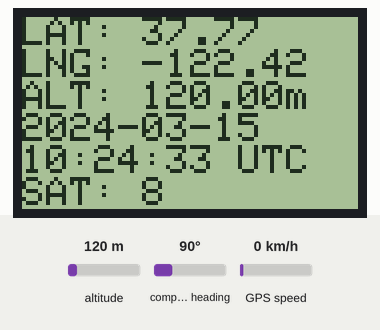
Simulated run of this sketch. Board: Arduino Uno, built for the host (arithmetic inside an expression is 32-bit, double 64-bit). Shown: 84×48 one-colour display. Inputs (shaded band) come from the test bench; at power-on: altitude 120 m, compass heading 90°, GPS speed 0 km/h. The GPS gets a fix after 3 s at 37.7749, -122.4194 with 8 satellites; what the sketch prints to the serial monitor is not drawn.

Above: at 3.7 s.
3.8 s: altitude set to 95 m
At 4.9 s:
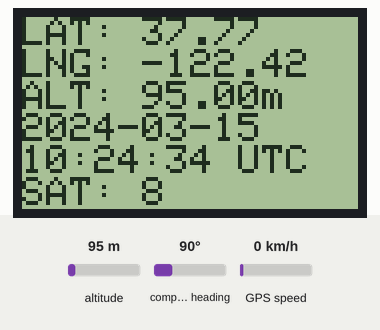
6.6 s: altitude set to 250 m
At 7.9 s:
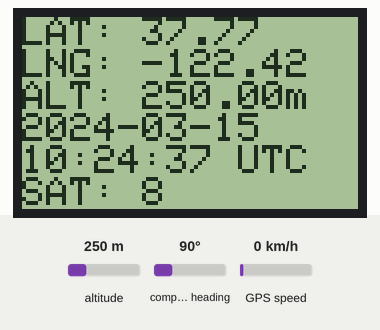
9.6 s: altitude set to 20 m
At 11.0 s:
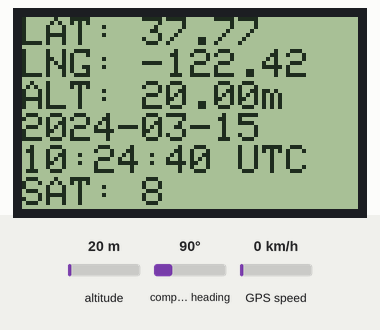
12.7 s: altitude set to 500 m
At 14.0 s:
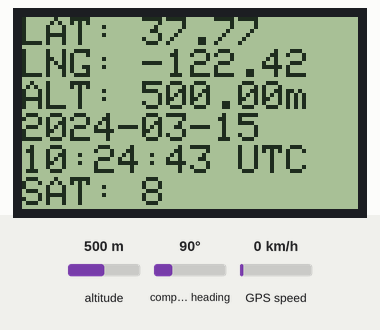
Timing chart, 0 to 15.7 s (numbered marks = the images above; inputs shaded):
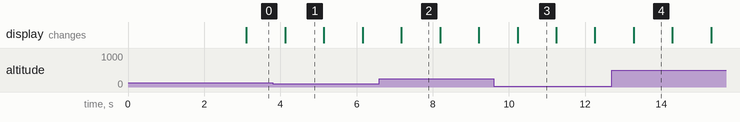

Measured:
- what the display in image 1 shows lasts 1.0 s, from 4.1 s to 5.1 s

The sketch:

GpsBasics.ino
```cpp
/*

  GpsBasics
  Using a NEMA-compatible GPS module for time and location with an Arduino.

  For info and circuit diagrams see https://github.com/tardate/LittleArduinoProjects/tree/main/playground/GpsBasics

 */


// GPS Configuration

#include <TinyGPS++.h>
#include <SoftwareSerial.h>

static const int GPS_RX_PIN = 4;
static const int GPS_TX_PIN = 3;
static const uint32_t GPS_BAUD = 9600;

// The TinyGPS++ object
TinyGPSPlus gps;

// The serial connection to the GPS device
SoftwareSerial ss(GPS_RX_PIN, GPS_TX_PIN);

// LCD configuration

#include "display_controller.h"

const int LCD_CSN_PIN = 8;
const int LCD_SS_PIN = 9;
const int LCD_RST_PIN = 10;

Adafruit_PCD8544 display_driver(LCD_CSN_PIN, LCD_SS_PIN, LCD_RST_PIN);
DisplayController display_controller(&display_driver, &gps);


void setup()
{
  Serial.begin(115200);
  ss.begin(GPS_BAUD);
  display_controller.begin();

  display_controller.welcome(TinyGPSPlus::libraryVersion());

  Serial.print(F("TGPS Basics using TinyGPS++ library v")); Serial.println(TinyGPSPlus::libraryVersion());
  Serial.println();
  Serial.println(F("Sats HDOP  Latitude   Longitude   Fix  Date       Time     Date Alt    Course Speed Card  Chars Sentences Checksum"));
  Serial.println(F("           (deg)      (deg)       Age                      Age  (m)    --- from GPS ----  RX    RX        Fail"));
  Serial.println(F("------------------------------------------------------------------------------------------------------------------"));
}

void loop()
{
  printInt(gps.satellites.value(), gps.satellites.isValid(), 5);
  printFloat(gps.hdop.hdop(), gps.hdop.isValid(), 6, 1);
  printFloat(gps.location.lat(), gps.location.isValid(), 11, 6);
  printFloat(gps.location.lng(), gps.location.isValid(), 12, 6);
  printInt(gps.location.age(), gps.location.isValid(), 5);
  printDateTime(gps.date, gps.time);
  printFloat(gps.altitude.meters(), gps.altitude.isValid(), 7, 2);
  printFloat(gps.course.deg(), gps.course.isValid(), 7, 2);
  printFloat(gps.speed.kmph(), gps.speed.isValid(), 6, 2);
  printStr(gps.course.isValid() ? TinyGPSPlus::cardinal(gps.course.deg()) : "*** ", 6);


  printInt(gps.charsProcessed(), true, 6);
  printInt(gps.sentencesWithFix(), true, 10);
  printInt(gps.failedChecksum(), true, 9);
  Serial.println();

  display_controller.update();

  smartDelay(1000);

  if (millis() > 5000 && gps.charsProcessed() < 10)
    Serial.println(F("No GPS data received: check wiring"));
}

// This custom version of delay() ensures that the gps object
// is being "fed".
void smartDelay(unsigned long ms)
{
  unsigned long start = millis();
  do
  {
    while (ss.available())
      gps.encode(ss.read());
  } while (millis() - start < ms);
}

void printFloat(float val, bool valid, int len, int prec)
{
  if (!valid)
  {
    while (len-- > 1)
      Serial.print('*');
    Serial.print(' ');
  }
  else
  {
    Serial.print(val, prec);
    int vi = abs((int)val);
    int flen = prec + (val < 0.0 ? 2 : 1); // . and -
    flen += vi >= 1000 ? 4 : vi >= 100 ? 3 : vi >= 10 ? 2 : 1;
    for (int i=flen; i<len; ++i)
      Serial.print(' ');
  }
  smartDelay(0);
}

void printInt(unsigned long val, bool valid, int len)
{
  char sz[32] = "*****************";
  if (valid)
    sprintf(sz, "%ld", val);
  sz[len] = 0;
  for (int i=strlen(sz); i<len; ++i)
    sz[i] = ' ';
  if (len > 0)
    sz[len-1] = ' ';
  Serial.print(sz);
  smartDelay(0);
}

void printDateTime(TinyGPSDate &d, TinyGPSTime &t)
{
  if (!d.isValid())
  {
    Serial.print(F("********** "));
  }
  else
  {
    char sz[32];
    sprintf(sz, "%02d-%02d-%02d ", d.year(), d.month(), d.day());
    Serial.print(sz);
  }

  if (!t.isValid())
  {
    Serial.print(F("******** "));
  }
  else
  {
    char sz[32];
    sprintf(sz, "%02d:%02d:%02d ", t.hour(), t.minute(), t.second());
    Serial.print(sz);
  }

  printInt(d.age(), d.isValid(), 5);
  smartDelay(0);
}

void printStr(const char *str, int len)
{
  int slen = strlen(str);
  for (int i=0; i<len; ++i)
    Serial.print(i<slen ? str[i] : ' ');
  smartDelay(0);
}
```

display_controller.cpp
```cpp
#include "display_controller.h"

DisplayController::DisplayController(Adafruit_PCD8544 *display_driver, TinyGPSPlus *gps) {
  this->display = display_driver;
  this->gps = gps;
}

void DisplayController::begin() {
  display->begin();
  display->setContrast(50);
  display->clearDisplay();
  display->setTextSize(1);
  display->setTextColor(BLACK);
}

void DisplayController::reset() {
  display->clearDisplay();
  display->setCursor(0,0);
}

void DisplayController::refresh() {
  display->display();
}

void DisplayController::welcome(char *libraryVersion) {
  reset();
  display->println(F("GPS Basics"));
  display->println(F("TinyGPS++ Ver"));
  display->println(libraryVersion);
  refresh();
  delay(WELCOME_DELAY);
}

void DisplayController::update() {
  if(gps->location.isValid()) {
    reset();
    display->print(F("LAT: "));
    display->println(gps->location.lat());
    display->print(F("LNG: "));
    display->println(gps->location.lng());
    if(gps->altitude.isValid()) {
      display->print(F("ALT: "));
      display->print(gps->altitude.meters());
      display->println(F("m"));
    }
    if (gps->date.isValid()) {
      char sz[32];
      snprintf(sz, sizeof(sz), "%02d-%02d-%02d", gps->date.year(), gps->date.month(), gps->date.day());
      display->println(sz);
    }
    if (gps->time.isValid()) {
      char sz[32];
      snprintf(sz, sizeof(sz), "%02d:%02d:%02d", gps->time.hour(), gps->time.minute(), gps->time.second());
      display->print(sz);
      display->println(F(" UTC"));
    }
    if(gps->satellites.isValid()) {
      display->print(F("SAT: "));
      display->println(gps->satellites.value());
    }
    refresh();
  }
}
```

display_controller.h
```cpp
#pragma once

#include <Arduino.h>
#include <SPI.h>
#include <Adafruit_GFX.h>
#include <Adafruit_PCD8544.h>
#include <TinyGPS++.h>

const int WELCOME_DELAY = 1000;

class DisplayController {
  public:
    DisplayController(Adafruit_PCD8544 *display_driver, TinyGPSPlus *gps);

    /*
     * Command: initialise the display
     */
    void begin();
    /*
     * Command: clear/reset display and cursor
     */
    void reset();
    /*
     * Command: show/refresh display
     */
    void refresh();
    /*
     * Command: display welcome message
     */
    void welcome(char *libraryVersion);
    /*
     * Command: display GPS data
     */
    void update();

  private:
    Adafruit_PCD8544 *display;
    TinyGPSPlus *gps;
};
```
